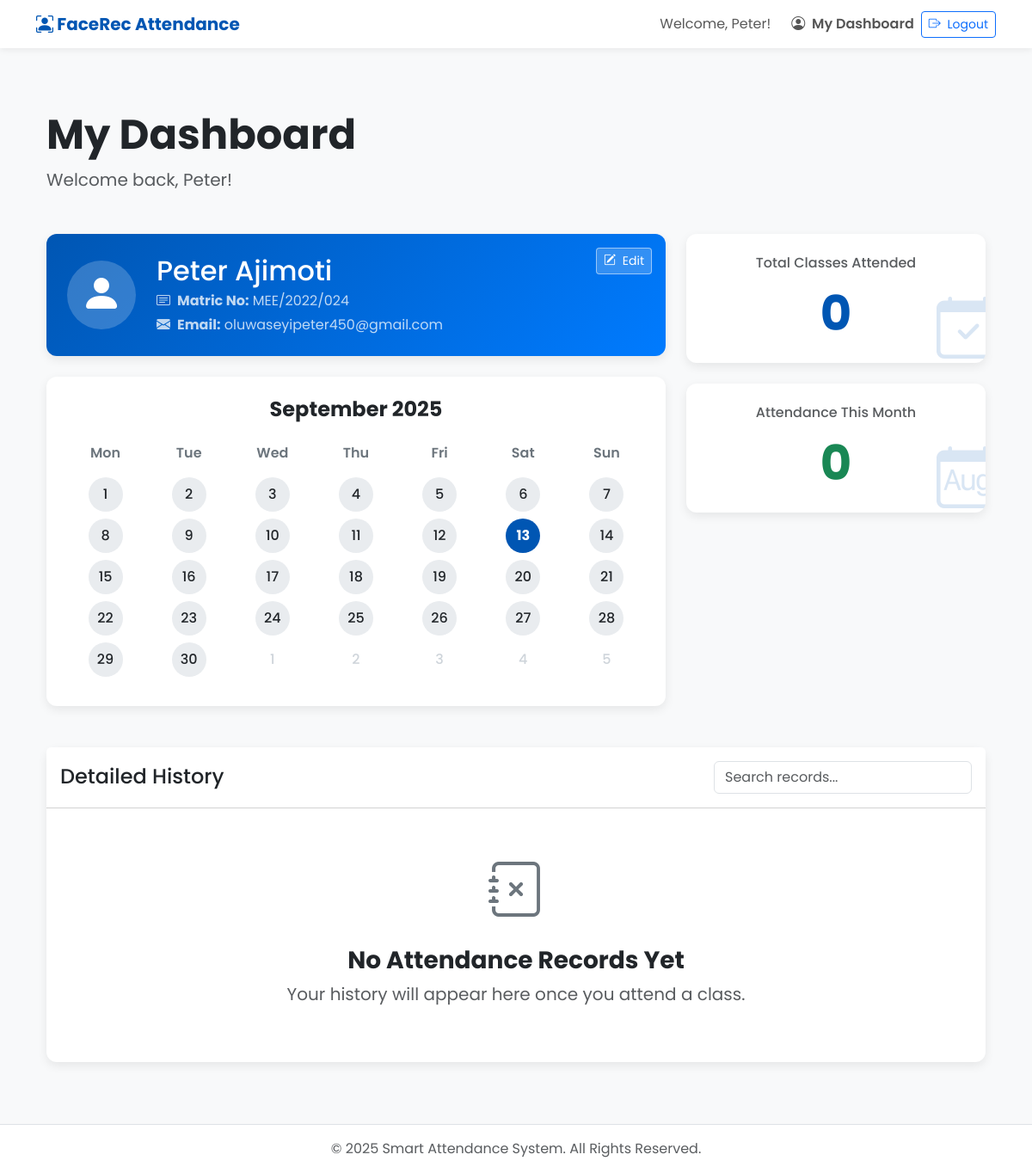
/student/dashboard/ (signed in), run on an earlier commit of the app's database.
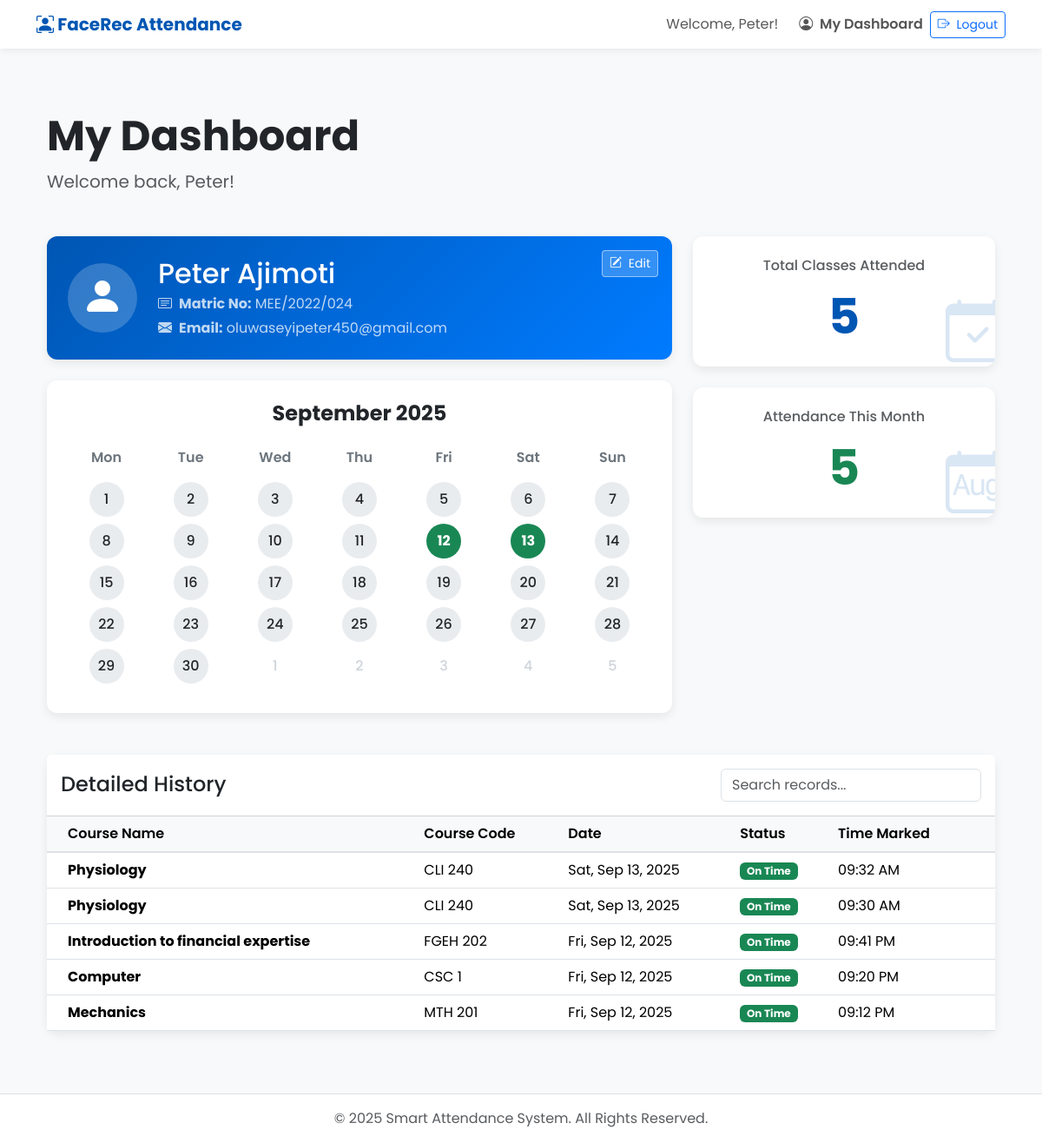
And on a later commit of the database.
### attendance/models.py (models this page shows, shortened)
class Student(models.Model):
    user = models.OneToOneField(User, on_delete=models.CASCADE)
    matric_number = models.CharField(max_length=100, unique=True, verbose_name="Matriculation Number")
    face_encodings_data = models.TextField(
        null=True,
        blank=True,
        help_text="JSON-encoded list of 128-dimensional face encodings from dlib."
    )

class AttendanceRecord(models.Model):
    STATUS_CHOICES = (
        ('on_time', 'On Time'),
        ('late', 'Late'),
    )
    session = models.ForeignKey(AttendanceSession, on_delete=models.CASCADE, related_name='records')
    student = models.ForeignKey(Student, on_delete=models.CASCADE, related_name='records')
    timestamp = models.DateTimeField(auto_now_add=True)
    status = models.CharField(max_length=10, choices=STATUS_CHOICES, default='on_time')
    class Meta:
        unique_together = ('session', 'student')

class AttendanceSession(models.Model):
    course = models.ForeignKey(Course, on_delete=models.CASCADE)
    created_at = models.DateTimeField(auto_now_add=True)
    start_time = models.DateTimeField(default=timezone.now)
    end_time = models.DateTimeField(default=timezone.now)
    is_active = models.BooleanField(default=True)

class Course(models.Model):
    course_code = models.CharField(max_length=20, unique=True)
    course_name = models.CharField(max_length=200)
    lecturer = models.ForeignKey(User, on_delete=models.CASCADE)
    enrolled_students = models.ManyToManyField('Student', related_name='courses', blank=True)

### attendance/views.py (the view)
# urls.py: path('student/dashboard/', views.student_dashboard, name='student_dashboard'),
@login_required
def student_dashboard(request):
    if request.user.is_staff:
        return redirect('lecturer_dashboard')
    student = get_object_or_404(Student, user=request.user)
    records = AttendanceRecord.objects.filter(student=student).select_related(
        'session__course'
    ).order_by('-session__created_at')
    today = timezone.now()
    attendance_dates_this_month = records.filter(
        session__created_at__year=today.year,
        session__created_at__month=today.month
    ).values_list('session__created_at__day', flat=True)
    import calendar
    cal = calendar.Calendar()
    month_days = cal.itermonthdates(today.year, today.month)
    day_headers = ["Mon", "Tue", "Wed", "Thu", "Fri", "Sat", "Sun"]
    context = {
        'student': student,
        'records': records,
        'attendance_this_month': len(attendance_dates_this_month),
        'attended_days_set': set(attendance_dates_this_month),
        'month_days': month_days,
        'today': today.date(),
        'day_headers': day_headers,
    }
    return render(request, 'attendance/student_dashboard.html', context)

### attendance/templates/attendance/student_dashboard.html (shortened to what this page needs)
{% extends 'attendance/base.html' %}
{% block content %}
<link rel="stylesheet" href="https://cdn.jsdelivr.net/npm/bootstrap-icons@1.11.3/font/bootstrap-icons.min.css">
<div class="container my-5">
    <div class="mb-5">
        <h1 class="display-5 fw-bold">My Dashboard</h1>
        <p class="text-muted fs-5">Welcome back, {{ user.first_name }}!</p>
    </div>
    <div class="row g-4">
        <div class="col-xl-8">
            <div class="card profile-card mb-4">
                <div class="card-body p-4 d-flex align-items-center">
                    <div class="icon me-4 d-none d-sm-flex">
                         <i class="bi bi-person-fill"></i>
                    </div>
                    <div>
                        <h2 class="card-title text-white mb-1">{{ student.user.get_full_name }}</h2>
                        <p class="mb-1 opacity-75"><i class="bi bi-card-text me-2"></i><strong>Matric No:</strong> {{ student.matric_number }}</p>
                        <p class="mb-0 opacity-75"><i class="bi bi-envelope-fill me-2"></i><strong>Email:</strong> {{ student.user.email }}</p>
                    </div>
                    <a href="{% url 'student_update_profile' %}" class="btn btn-sm btn-edit-profile ms-auto">
                        <i class="bi bi-pencil-square me-1"></i> Edit
                    </a>
                </div>
            </div>
            <div class="card">
                <div class="card-body p-4">
                    <h4 class="text-center fw-bold mb-4">{{ today|date:"F Y" }}</h4>
                    <div class="calendar-wrapper">
                        <div class="calendar-grid">
                            {% for header in day_headers %}
                                <div class="calendar-header">{{ header }}</div>
                            {% endfor %}
                            {% for day in month_days %}
                                <div class="calendar-day
                                    {% if day.month == today.month %}day-current-month{% else %}day-other-month{% endif %}
                                    {% if day == today %}day-today{% endif %}
                                    {% if day.month == today.month and day.day in attended_days_set %}day-attended{% endif %}"
                                    data-bs-toggle="tooltip" title="{% if day.month == today.month %}{% if day.day in attended_days_set %}Present{% else %}Absent{% endif %}{% endif %}">
                                    {{ day.day }}
                                </div>
                            {% endfor %}
                        </div>
                    </div>
                </div>
            </div>
        </div>
        <div class="col-xl-4">
            <div class="card stat-card mb-4">
                <div class="card-body text-center p-4">
                    <h6 class="text-muted mb-3">Total Classes Attended</h6>
                    <p class="display-4 fw-bold mb-0">{{ records.count }}</p>
                    <div class="stat-icon"><i class="bi bi-calendar-check"></i></div>
                </div>
            </div>
            <div class="card stat-card">
                <div class="card-body text-center p-4">
                    <h6 class="text-muted mb-3">Attendance This Month</h6>
                    <p class="display-4 fw-bold mb-0 text-success">{{ attendance_this_month }}</p>
                    <div class="stat-icon"><i class="bi bi-calendar-month"></i></div>
                </div>
            </div>
        </div>
    </div>
    <div class="card mt-5">
        <div class="card-header bg-white d-flex justify-content-between align-items-center py-3">
            <h4 class="mb-0">Detailed History</h4>
            <input type="text" id="searchInput" class="form-control" style="max-width: 300px;" placeholder="Search records...">
        </div>
        <div class="card-body p-0">
             {% if records %}
                <div class="table-responsive">
                    <table class="table table-hover mb-0" id="attendanceTable">
                        <thead class="table-light">
                            <tr>
                                <th class="ps-4">Course Name</th>
                                <th>Course Code</th>
                                <th>Date</th>
                                <th>Status</th>
                                <th class="pe-4">Time Marked</th>
                            </tr>
                        </thead>
                        <tbody>
                            {% for record in records %}
                                <tr>
                                    <td class="ps-4 fw-bold">{{ record.session.course.course_name }}</td>
                                    <td>{{ record.session.course.course_code }}</td>
                                    <td>{{ record.session.created_at|date:"D, M d, Y" }}</td>
                                    <td>
                                        <span class="badge {% if record.status == 'on_time' %}text-bg-success{% else %}text-bg-warning{% endif %}">
                                            {{ record.get_status_display }}
                                        </span>
                                    </td>
                                    <td class="pe-4">{{ record.timestamp|time:"h:i A" }}</td>
                                </tr>
                            {% endfor %}
                        </tbody>
                    </table>
                </div>
            {% else %}
                <div class="text-center p-5">
                    <i class="bi bi-journal-x" style="font-size: 4rem; color: #6c757d;"></i>
                    <h3 class="fw-bold mt-3">No Attendance Records Yet</h3>
                    <p class="text-muted fs-5">Your history will appear here once you attend a class.</p>
                </div>
            {% endif %}
        </div>
    </div>
</div>
{% endblock %}

### attendance/templates/attendance/base.html (shortened to what this page needs)
<!doctype html>
<html lang="en">
<head>
    <link href="https://cdn.jsdelivr.net/npm/bootstrap@5.3.3/dist/css/bootstrap.min.css" rel="stylesheet">
    <link rel="stylesheet" href="https://cdn.jsdelivr.net/npm/bootstrap-icons@1.11.3/font/bootstrap-icons.min.css">
</head>
<body class="body-wrapper">
    <nav class="navbar navbar-expand-lg navbar-light bg-light sticky-top">
        <div class="container">
            <a class="navbar-brand" href="{% url 'home' %}">
                <i class="bi bi-person-bounding-box"></i>
                FaceRec Attendance
            </a>
            <div class="collapse navbar-collapse" id="navbarNav">
                <ul class="navbar-nav ms-auto align-items-center">
                    {% if user.is_authenticated %}
                        <li class="nav-item"><span class="navbar-text me-3">Welcome, {{ user.first_name }}!</span></li>
                        {% if user.is_staff %}
                            <li class="nav-item"><a class="nav-link" href="{% url 'lecturer_dashboard' %}"><i class="bi bi-grid-fill me-1"></i> Lecturer Dashboard</a></li>
                            <li class="nav-item"><a class="nav-link" href="{% url 'student_list' %}">View Students</a>
                        </li>
                            <li class="nav-item"><a class="nav-link" href="{% url 'session_list' %}"><i class="bi bi-card-checklist me-1"></i> Reports</a></li>
                        {% else %}
                            <li class="nav-item"><a class="nav-link" href="{% url 'student_dashboard' %}"><i class="bi bi-person-circle me-1"></i> My Dashboard</a></li>
                        {% endif %}
                        <li class="nav-item"><a class="btn btn-outline-primary btn-sm" href="{% url 'logout' %}"><i class="bi bi-box-arrow-right me-1"></i> Logout</a></li>
                    {% endif %}
                </ul>
            </div>
        </div>
    </nav>
    <main class="container mt-4 main-content">
        {% block content %}
        {% endblock %}
    </main>
    <footer class="text-center text-muted py-3 mt-4 footer">
        <p class="mb-0">&copy; {% now "Y" %} Smart Attendance System. All Rights Reserved.</p>
    </footer>
</body>
</html>

### attendance/templates/attendance/base.html (style rules this page uses)
:root { --primary-color: #0056b3; --light-bg: #f8f9fa; --body-bg: #eef2f9; --card-shadow: 0 0.5rem 1rem rgba(0, 0, 0, 0.1); }
body { font-family: 'Poppins', sans-serif; background-color: var(--body-bg); }
.navbar { background-color: #ffffff !important; box-shadow: 0 2px 8px rgba(0,0,0,.07); }
.navbar-brand { font-weight: 700; color: var(--primary-color) !important; }
.navbar .nav-link { font-weight: 600; color: #555 !important; transition: color 0.3s ease; }
.body-wrapper { display: flex; flex-direction: column; min-height: 100vh; }
.main-content { flex-grow: 1; }
.footer { background-color: #ffffff; border-top: 1px solid #dee2e6; }

### attendance/templates/attendance/student_dashboard.html (style rules this page uses)
:root { --primary-color: #0056b3; --success-color: #198754; --body-bg: #f8f9fa; --card-shadow: 0 4px 12px rgba(0, 0, 0, 0.08); --card-radius: 0.75rem; }
body { background-color: var(--body-bg); font-family: 'Poppins', sans-serif; }
.card { border: none; border-radius: var(--card-radius); box-shadow: var(--card-shadow); transition: transform 0.2s ease-in-out, box-shadow 0.2s ease-in-out; }
.profile-card { background: linear-gradient(135deg, var(--primary-color), #007bff); color: white; position: relative; }
.profile-card .icon { background: rgba(255, 255, 255, 0.2); width: 80px; height: 80px; border-radius: 50%; display: flex; align-items: center; justify-content: center; }
.profile-card .icon i { font-size: 3rem; color: #fff; }
.profile-card .btn-edit-profile { position: absolute; top: 1rem; right: 1rem; background-color: rgba(255, 255, 255, 0.2); border: 1px solid rgba(255, 255, 255, 0.5); color: white; }
.stat-card { position: relative; overflow: hidden; }
.stat-card .stat-icon { position: absolute; right: -15px; bottom: -15px; font-size: 4.5rem; color: var(--primary-color); opacity: 0.15; }
.stat-card .display-4 { color: var(--primary-color); }
.calendar-wrapper { overflow-x: auto; padding-bottom: 10px; }
.calendar-grid { display: grid; grid-template-columns: repeat(7, 1fr); gap: 0.5rem; justify-items: center; min-width: 320px; }
.calendar-header { text-align: center; font-weight: 600; color: #6c757d; padding-bottom: 0.5rem; }
.calendar-day { display: flex; align-items: center; justify-content: center; font-weight: 500; border-radius: 50%; height: 40px; width: 40px; transition: all 0.2s ease; }
.day-current-month { cursor: pointer; background-color: #e9ecef; }
.day-other-month { color: #ced4da; }
.day-today { background-color: var(--primary-color); color: white; font-weight: 700; }
.day-attended { background-color: var(--success-color) !important; color: white; font-weight: 700; }
.table thead th { font-weight: 600; border-bottom: 2px solid #dee2e6; }

What changed in the data, as far as the page shows it:
added AttendanceRecord: session.course.course_name "Physiology", session.course.course_code "CLI 240", session.created_at "Sat, Sep 13, 2025", status "On Time", timestamp "09:32 AM"
added AttendanceRecord: session.course.course_name "Physiology", session.course.course_code "CLI 240", session.created_at "Sat, Sep 13, 2025", status "On Time", timestamp "09:30 AM"
added AttendanceRecord: session.course.course_name "Introduction to financial expertise", session.course.course_code "FGEH 202", session.created_at "Fri, Sep 12, 2025", status "On Time", timestamp "09:41 PM"
added AttendanceRecord: session.course.course_name "Computer", session.course.course_code "CSC 1", session.created_at "Fri, Sep 12, 2025", status "On Time", timestamp "09:20 PM"
added AttendanceRecord: session.course.course_name "Mechanics", session.course.course_code "MTH 201", session.created_at "Fri, Sep 12, 2025", status "On Time", timestamp "09:12 PM"
Also different on the page:
{{ records.count }}: "0" → "5"
{{ attendance_this_month }}: "0" → "5"
text no longer shown: "No Attendance Records Yet Your history will appear here once you attend a class."
text now shown: "Course Name Course Code Date Status Time Marked"
